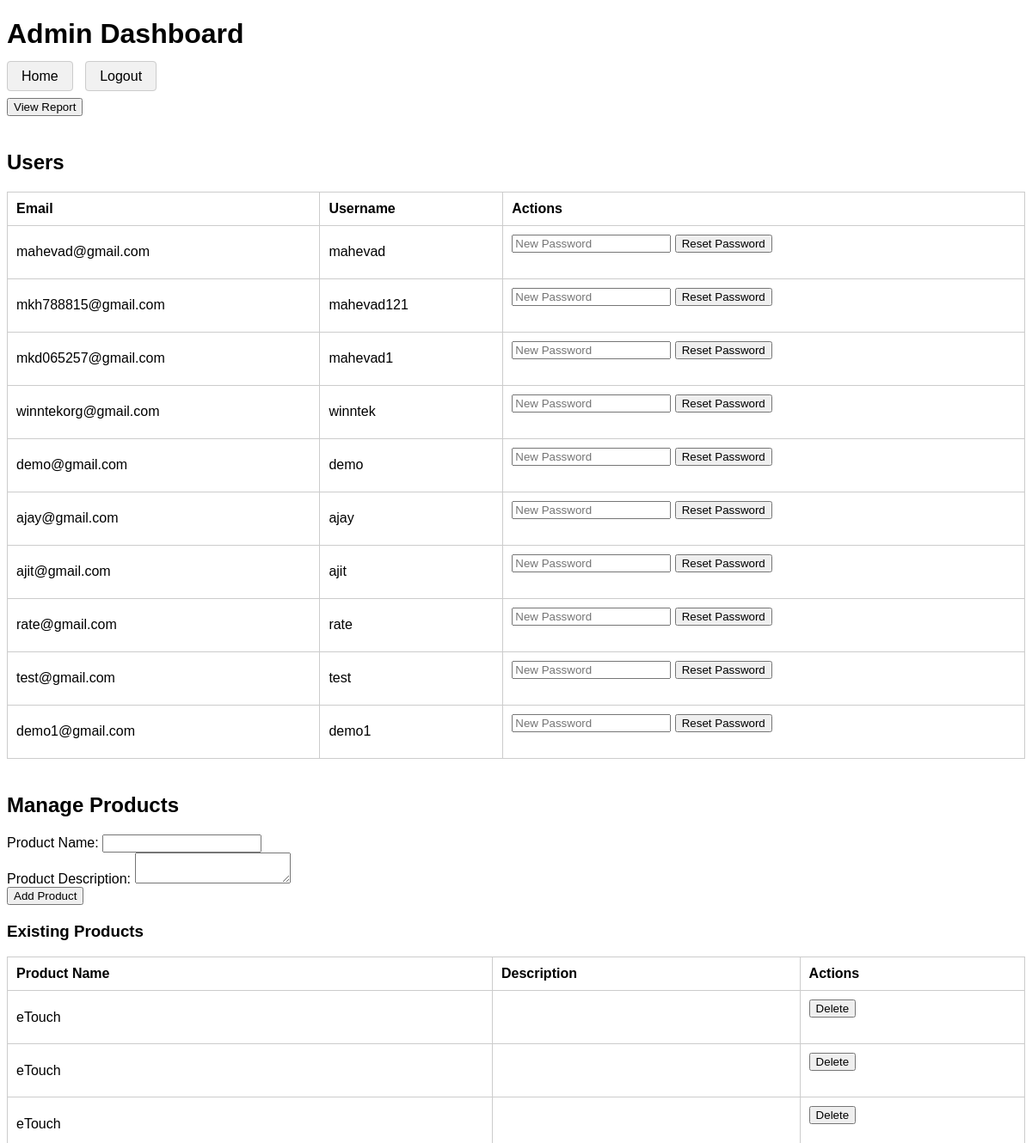
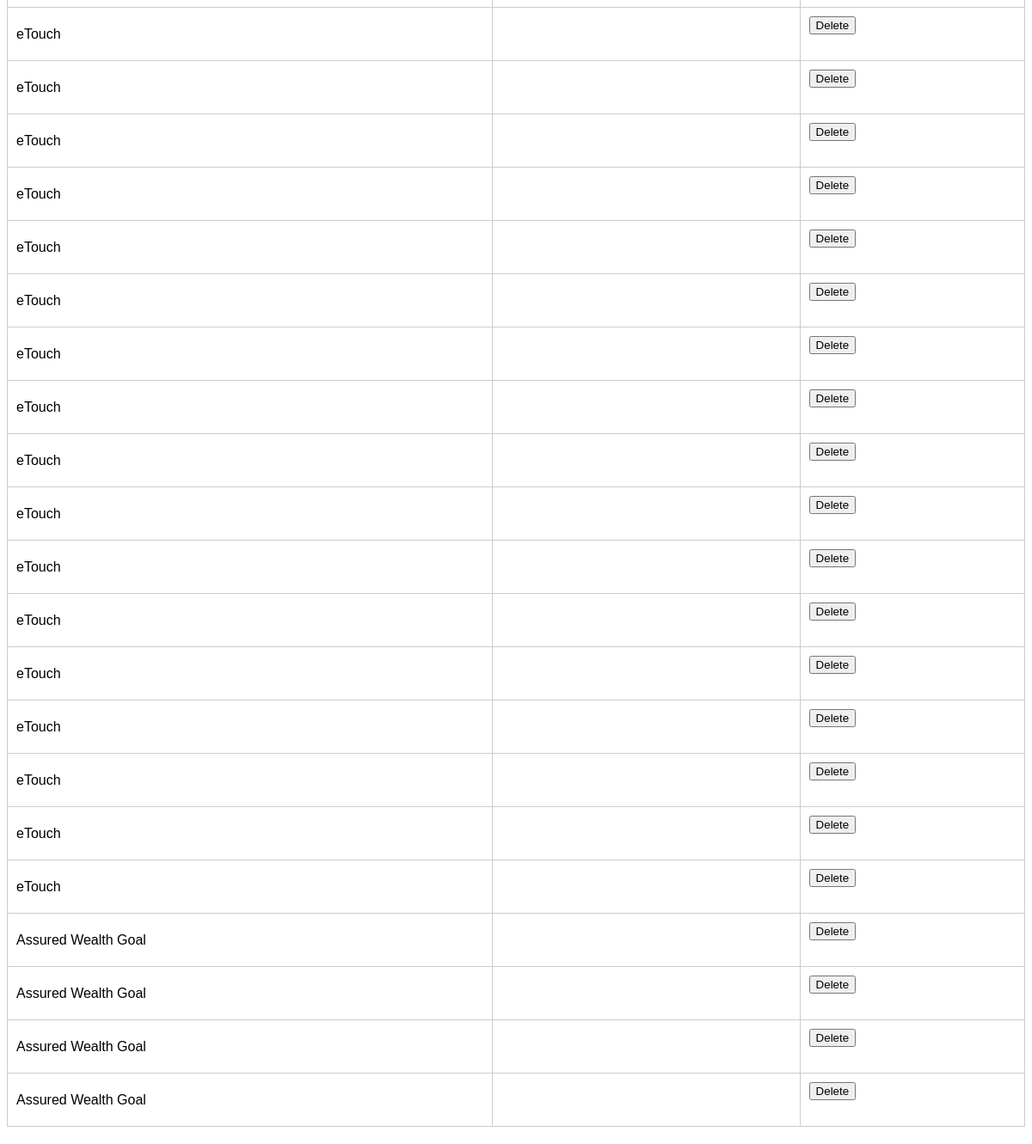
/admin/admin (signed in), run on the app's committed database (2 pictures, top to bottom).
### models.py (models this page shows, shortened)
class User(UserMixin, db.Model):
    id = db.Column(db.Integer, primary_key=True)
    email = db.Column(db.String(100), unique=True, nullable=False)
    username = db.Column(db.String(100), unique=True, nullable=False)
    password_hash = db.Column(db.String(200), nullable=False)
    is_admin = db.Column(db.Boolean, default=False)
    credits = db.Column(db.Integer, default=10)  # Default 10 credits
    @property
    def is_authenticated(self):
        return True

class Product(db.Model):
    __tablename__ = 'products'
    id = db.Column(db.Integer, primary_key=True)
    name = db.Column(db.String, nullable=False)
    question_english = db.Column(db.Text, nullable=False)
    answer_english = db.Column(db.Text, nullable=False)
    question_hindi = db.Column(db.Text, nullable=False)
    answer_hindi = db.Column(db.Text, nullable=False)

### admin.py (the view)
@admin_bp.route('/admin')
@login_required
def admin_dashboard():
    if not current_user.is_admin:
        flash('Access denied.')
        return redirect(url_for('index'))
    users = User.query.all()
    products = Product.query.all()  # Fetch the products
    return render_template('admin_dashboard.html', users=users, products=products)

### auth.py (called while the page is built)
@login_manager.user_loader
def load_user(user_id):
    return User.query.get(int(user_id))

### templates/admin_dashboard.html (shortened to what this page needs)
<!DOCTYPE html>
<html lang="en">
<head>
</head>
<body>
    <h1>Admin Dashboard</h1>
    <nav>
        <ul>
            <li><a href="{{ url_for('index') }}">Home</a></li>
            <li><a href="{{ url_for('auth.logout') }}">Logout</a></li>
        </ul>
    </nav>
    <button class="report-button" onclick="window.location.href = '{{ url_for('analytics') }}'">View Report</button>
    <h2>Users</h2>
    <table>
        <thead>
            <tr>
                <th>Email</th>
                <th>Username</th>
                <th>Actions</th>
            </tr>
        </thead>
        <tbody>
            {% for user in users %}
            <tr>
                <td>{{ user.email }}</td>
                <td>{{ user.username }}</td>
                <td>
                    <form action="{{ url_for('admin.admin_reset_password', user_id=user.id) }}" method="post">
                        <input type="password" name="new_password" placeholder="New Password" required>
                        <button type="submit">Reset Password</button>
                    </form>
                </td>
            </tr>
            {% endfor %}
        </tbody>
    </table>
    <h2>Manage Products</h2>
    <form method="POST" action="{{ url_for('admin.manage_products') }}">
        <div>
            <label for="name">Product Name:</label>
            <input type="text" id="name" name="name" required>
        </div>
        <div>
            <label for="description">Product Description:</label>
            <textarea id="description" name="description" required></textarea>
        </div>
        <button type="submit">Add Product</button>
    </form>
    <h3>Existing Products</h3>
    <table>
        <thead>
            <tr>
                <th>Product Name</th>
                <th>Description</th>
                <th>Actions</th>
            </tr>
        </thead>
        <tbody>
            {% for product in products %}
            <tr>
                <td>{{ product.name }}</td>
                <td>{{ product.description }}</td>
                <td>
                    <form method="POST" action="{{ url_for('admin.delete_product', product_id=product.id) }}">
                        <button type="submit">Delete</button>
                    </form>
                </td>
            </tr>
            {% endfor %}
        </tbody>
    </table>
</body>
</html>

### templates/admin_dashboard.html (style rules this page uses)
body { font-family: Arial, sans-serif; }
nav ul { list-style-type: none; padding: 0; }
nav ul li { display: inline; margin-right: 10px; }
nav ul li a { text-decoration: none; color: #000; padding: 8px 16px; background-color: #f1f1f1; border: 1px solid #ccc; border-radius: 4px; }
table { width: 100%; border-collapse: collapse; margin-bottom: 20px; }
table, th, td { border: 1px solid #ccc; }
th, td { padding: 10px; text-align: left; }
h2 { margin-top: 40px; }
form { margin-bottom: 20px; }

### data on the page
User: email "mahevad@gmail.com", username "mahevad"
User: email "mkh788815@gmail.com", username "mahevad121"
User: email "mkd065257@gmail.com", username "mahevad1"
User: email "winntekorg@gmail.com", username "winntek"
User: email "demo@gmail.com", username "demo"
User: email "ajay@gmail.com", username "ajay"
User: email "ajit@gmail.com", username "ajit"
User: email "rate@gmail.com", username "rate"
User: email "test@gmail.com", username "test"
User: email "demo1@gmail.com", username "demo1"
Product: name "eTouch"
Product: name "eTouch"
Product: name "eTouch"
Product: name "eTouch"
Product: name "eTouch"
Product: name "eTouch"
Product: name "eTouch"
Product: name "eTouch"
Product: name "eTouch"
Product: name "eTouch"
Product: name "eTouch"
Product: name "eTouch"
Product: name "eTouch"
Product: name "eTouch"
Product: name "eTouch"
Product: name "eTouch"
Product: name "eTouch"
Product: name "eTouch"
Product: name "eTouch"
Product: name "eTouch"
Product: name "Assured Wealth Goal"
Product: name "Assured Wealth Goal"
Product: name "Assured Wealth Goal"
Product: name "Assured Wealth Goal"
